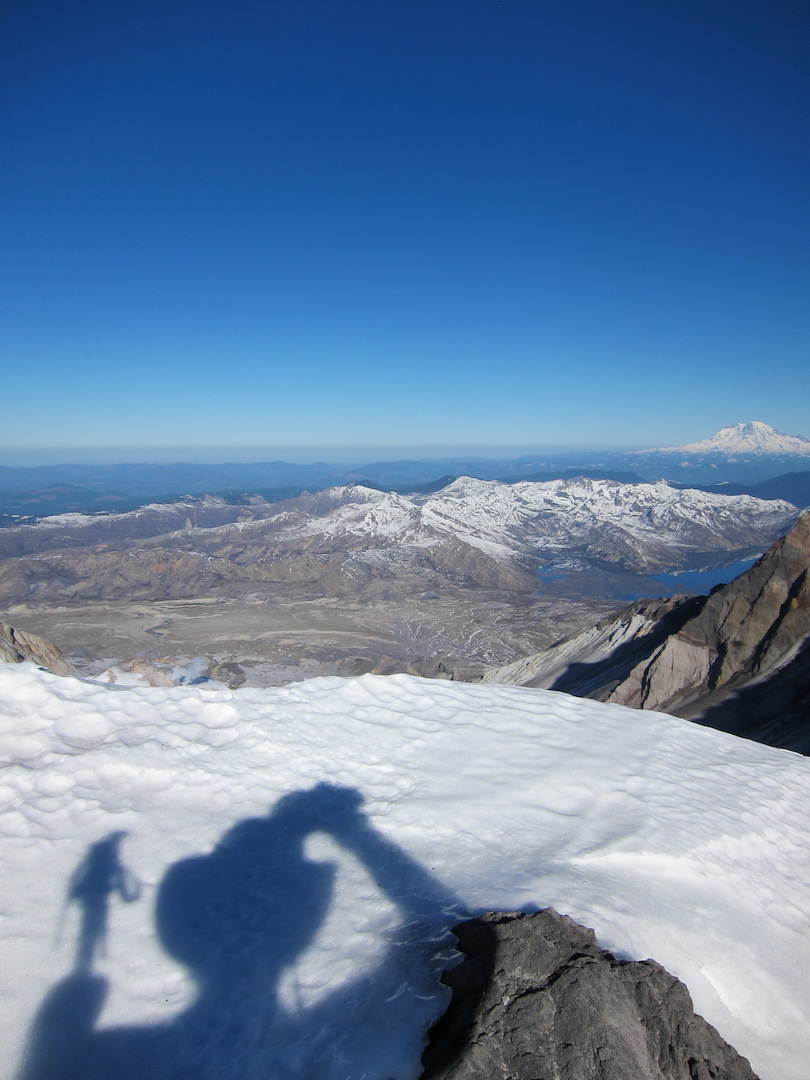
#> input picture Ass2/Images/Mountain/1.jpg, 810 x 1080 px, found by its file name
$ python orb.py
#> lines starting #> are read from the running program, lines starting #| are printed output that depends on the picture
import cv2
import numpy as np
import matplotlib.pyplot as plt

def fast_corner_detection(image, threshold):
    mask = np.array([[1, 2, 3, 3, 3, 2, 1],
                     [2, 4, 5, 5, 5, 4, 2],
                     [3, 5, 0, 0, 0, 5, 3],
                     [3, 5, 0, 0, 0, 5, 3],
                     [3, 5, 0, 0, 0, 5, 3],
                     [2, 4, 5, 5, 5, 4, 2],
                     [1, 2, 3, 3, 3, 2, 1]], dtype=np.uint8)

    corner_response = cv2.filter2D(image, -1, mask)
    corners = []

    for y in range(3, image.shape[0] - 3):
        for x in range(3, image.shape[1] - 3):
            if corner_response[y, x] > threshold:
                is_corner = check_corners(image, x, y, corner_response[y, x])
                if is_corner:
                    corners.append((x, y))

    return corners

def check_corners(image, x_center, y_center, threshold):
    offsets = [(0, 3), (1, 3), (2, 2), (3, 1), (3, 0), (3, -1), (2, -2), (1, -3),
               (0, -3), (-1, -3), (-2, -2), (-3, -1), (-3, 0), (-3, 1), (-2, 2), (-1, 3)]

    for dx, dy in offsets:
        if image[y_center + dy, x_center + dx] - image[y_center, x_center] < threshold:
            return False
    return True

# [50 lines left out: functions compute_brief_descriptors, generate_brief_descriptor, match_descriptors, hamming_distance, not called in this run]


def draw_matches(image1, keypoints1, image2, keypoints2, matches):
    matched_image = cv2.drawMatches(image1, keypoints1, image2, keypoints2, matches, None, flags=cv2.DrawMatchesFlags_NOT_DRAW_SINGLE_POINTS)
    return matched_image

def main():
    img1 = cv2.imread('Images/Mountain/1.jpg', cv2.IMREAD_GRAYSCALE)
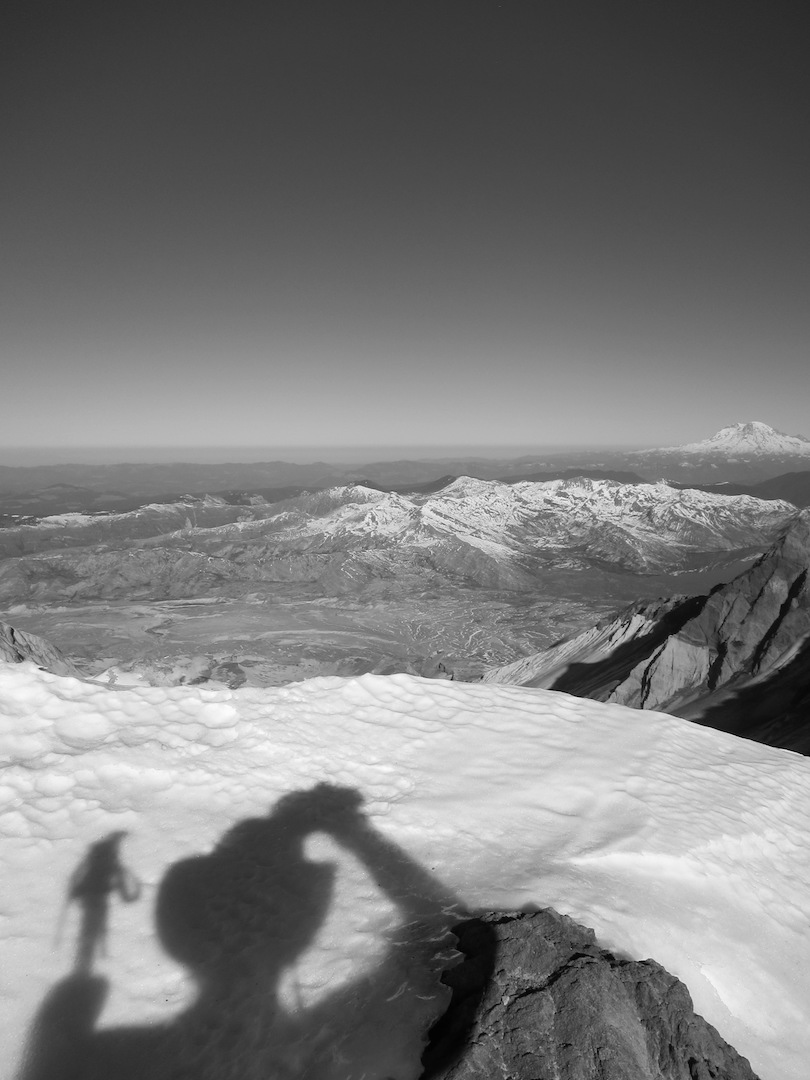
#> img1: shape (1080, 810); min 0, max 253, mean 123.3
    img2 = cv2.imread('Images/Mountain/2.jpg', cv2.IMREAD_GRAYSCALE)
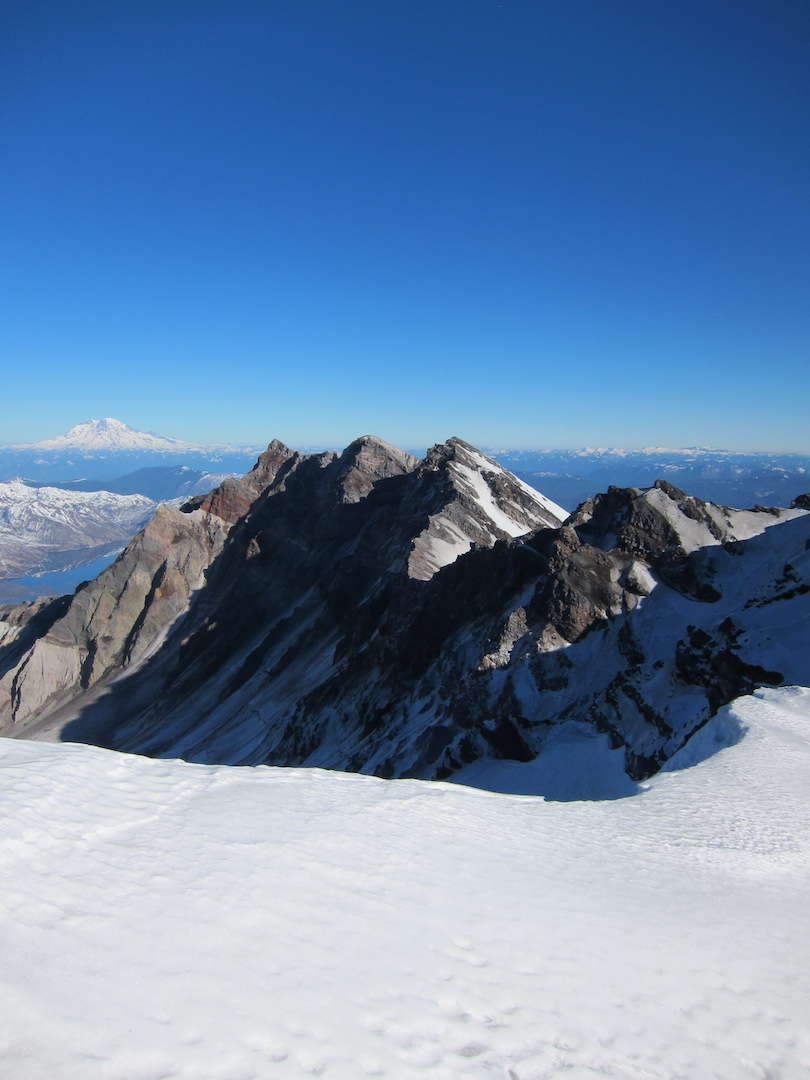
#> input picture Ass2/Images/Mountain/2.jpg, 810 x 1080 px, found by its file name
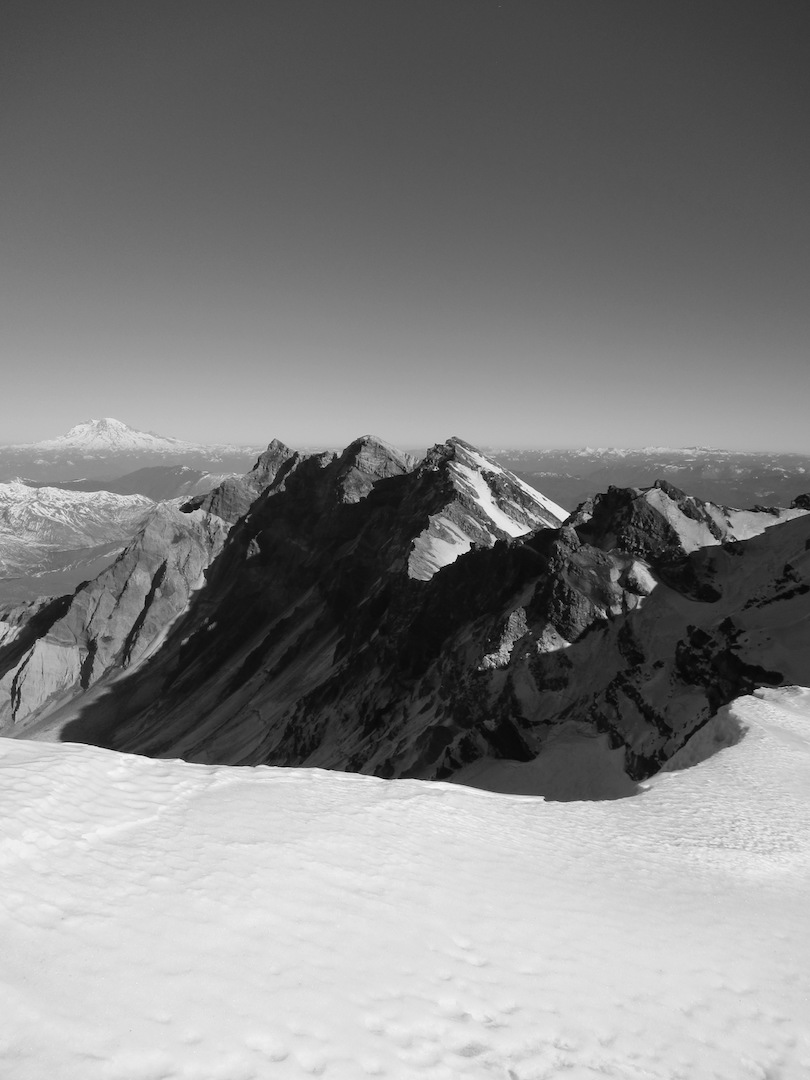
#> img2: shape (1080, 810); min 0, max 251, mean 130.1

    keypoints1 = fast_corner_detection(img2, threshold=100)
#> in fast_corner_detection, `corner_response = cv2.filter2D(image, -1, mask)`: corner_response: shape (1080, 810); every value is 255
    keypoints2 = fast_corner_detection(img3, threshold=100)

    # Convert keypoints to cv2.KeyPoint objects
    keypoints1_cv2 = [cv2.KeyPoint(x, y, 10) for x, y in keypoints1]
    keypoints2_cv2 = [cv2.KeyPoint(x, y, 10) for x, y in keypoints2]

    descriptors1 = compute_brief_descriptors(img1, keypoints1)
    descriptors2 = compute_brief_descriptors(img2, keypoints2)

    matches = match_descriptors(descriptors1, descriptors2)

    # Draw matches using cv2.drawMatches
    matched_image = cv2.drawMatches(img1, keypoints1_cv2, img2, keypoints2_cv2, matches, None, flags=cv2.DrawMatchesFlags_NOT_DRAW_SINGLE_POINTS)

    plt.imshow(matched_image)
    plt.axis('off')
    plt.show()

if __name__ == "__main__":
#> (the run stopped early here; a loop or call above may not have finished)
